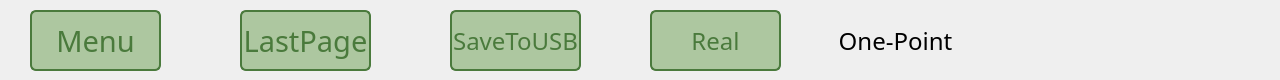
  <widget class="QWidget" name="Footer" native="true">
   <property name="geometry">
    <rect>
     <x>0</x>
     <y>720</y>
     <width>1280</width>
     <height>80</height>
    </rect>
   </property>
   <widget class="QPushButton" name="font_page_pbtn">
    <property name="geometry">
     <rect>
      <x>30</x>
      <y>10</y>
      <width>131</width>
      <height>61</height>
     </rect>
    </property>
    <property name="font">
     <font>
      <family>思源黑体</family>
      <pointsize>22</pointsize>
     </font>
    </property>
    <property name="styleSheet">
     <string notr="true">QPushButton {
    /* 正常状态 */
	border:2px solid rgb(74,122,60);
	background-color:rgb(173,199,160);
	border-radius:6px;
    color:rgb(74,122,60);
}

QPushButton:hover {
    /* 鼠标停留状态 */
    background-color: rgb(184, 192, 193);
}

QPushButton:pressed {
    /* 鼠标按下状态 */

    background-color: rgb(255,255,255);
}
</string>
    </property>
    <property name="text">
     <string>Menu</string>
    </property>
   </widget>
   <widget class="QPushButton" name="previous_page_pbth">
    <property name="geometry">
     <rect>
      <x>240</x>
      <y>10</y>
      <width>131</width>
      <height>61</height>
     </rect>
    </property>
    <property name="font">
     <font>
      <family>思源黑体</family>
      <pointsize>22</pointsize>
     </font>
    </property>
    <property name="styleSheet">
     <string notr="true">QPushButton {
    /* 正常状态 */
	border:2px solid rgb(74,122,60);
	background-color:rgb(173,199,160);
	border-radius:6px;
    color:rgb(74,122,60);
}

QPushButton:hover {
    /* 鼠标停留状态 */
    background-color: rgb(184, 192, 193);
}

QPushButton:pressed {
    /* 鼠标按下状态 */

    background-color: rgb(255,255,255);
}
</string>
    </property>
    <property name="text">
     <string>LastPage</string>
    </property>
   </widget>
   <widget class="QPushButton" name="saving_pbtn">
    <property name="geometry">
     <rect>
      <x>450</x>
      <y>10</y>
      <width>131</width>
      <height>61</height>
     </rect>
    </property>
    <property name="font">
     <font>
      <family>思源黑体</family>
      <pointsize>18</pointsize>
     </font>
    </property>
    <property name="styleSheet">
     <string notr="true">QPushButton {
    /* 正常状态 */
	border:2px solid rgb(74,122,60);
	background-color:rgb(173,199,160);
	border-radius:6px;
    color:rgb(74,122,60);
}

QPushButton:hover {
    /* 鼠标停留状态 */
    background-color: rgb(184, 192, 193);
}

QPushButton:pressed {
    /* 鼠标按下状态 */

    background-color: rgb(255,255,255);
}
</string>
    </property>
    <property name="text">
     <string>SaveToUSB</string>
    </property>
   </widget>
   <widget class="QPushButton" name="real_time_pbtn">
    <property name="geometry">
     <rect>
      <x>650</x>
      <y>10</y>
      <width>131</width>
      <height>61</height>
     </rect>
    </property>
    <property name="font">
     <font>
      <family>思源黑体</family>
      <pointsize>18</pointsize>
     </font>
    </property>
    <property name="styleSheet">
     <string notr="true">QPushButton {
    /* 正常状态 */
	border:2px solid rgb(74,122,60);
	background-color:rgb(173,199,160);
	border-radius:6px;
    color:rgb(74,122,60);
}

QPushButton:hover {
    /* 鼠标停留状态 */
    background-color: rgb(184, 192, 193);
}

QPushButton:pressed {
    /* 鼠标按下状态 */

    background-color: rgb(255,255,255);
}</string>
    </property>
    <property name="text">
     <string>Real</string>
    </property>
   </widget>
   <widget class="QLabel" name="footer_line">
    <property name="geometry">
     <rect>
      <x>0</x>
      <y>0</y>
      <width>1280</width>
      <height>3</height>
     </rect>
    </property>
    <property name="text">
     <string/>
    </property>
   </widget>
   <widget class="QWidget" name="status_box" native="true">
    <property name="geometry">
     <rect>
      <x>820</x>
      <y>10</y>
      <width>431</width>
      <height>61</height>
     </rect>
    </property>
    <widget class="QLabel" name="status_box_line">
     <property name="geometry">
      <rect>
       <x>150</x>
       <y>1</y>
       <width>2</width>
       <height>59</height>
      </rect>
     </property>
     <property name="text">
      <string/>
     </property>
    </widget>
    <widget class="QLabel" name="status_text">
     <property name="geometry">
      <rect>
       <x>0</x>
       <y>15</y>
       <width>151</width>
       <height>31</height>
      </rect>
     </property>
     <property name="font">
      <font>
       <family>思源黑体</family>
       <pointsize>18</pointsize>
      </font>
     </property>
     <property name="text">
      <string>One-Point</string>
     </property>
     <property name="alignment">
      <set>Qt::AlignCenter</set>
     </property>
    </widget>
    <widget class="QLabel" name="status_1">
     <property name="geometry">
      <rect>
       <x>175</x>
       <y>15</y>
       <width>25</width>
       <height>29</height>
      </rect>
     </property>
     <property name="text">
      <string/>
     </property>
    </widget>
    <widget class="QLabel" name="status_2">
     <property name="geometry">
      <rect>
       <x>215</x>
       <y>15</y>
       <width>22</width>
       <height>30</height>
      </rect>
     </property>
     <property name="text">
      <string/>
     </property>
    </widget>
    <widget class="QLabel" name="status_3">
     <property name="geometry">
      <rect>
       <x>255</x>
       <y>15</y>
       <width>15</width>
       <height>31</height>
      </rect>
     </property>
     <property name="text">
      <string/>
     </property>
    </widget>
    <widget class="QLabel" name="status_4">
     <property name="geometry">
      <rect>
       <x>285</x>
       <y>18</y>
       <width>30</width>
       <height>23</height>
      </rect>
     </property>
     <property name="text">
      <string/>
     </property>
    </widget>
    <widget class="QLabel" name="status_5">
     <property name="geometry">
      <rect>
       <x>330</x>
       <y>16</y>
       <width>27</width>
       <height>26</height>
      </rect>
     </property>
     <property name="text">
      <string/>
     </property>
    </widget>
    <widget class="QLabel" name="status_6">
     <property name="geometry">
      <rect>
       <x>370</x>
       <y>15</y>
       <width>30</width>
       <height>29</height>
      </rect>
     </property>
     <property name="text">
      <string/>
     </property>
    </widget>
   </widget>
  </widget>
